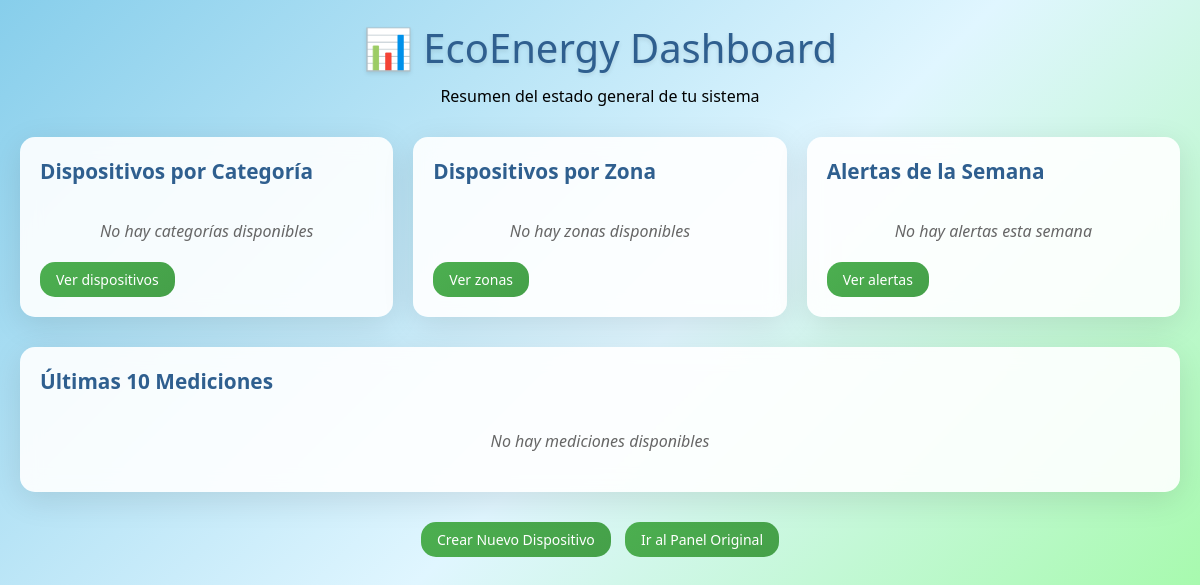
The app's page / (signed in), older data.
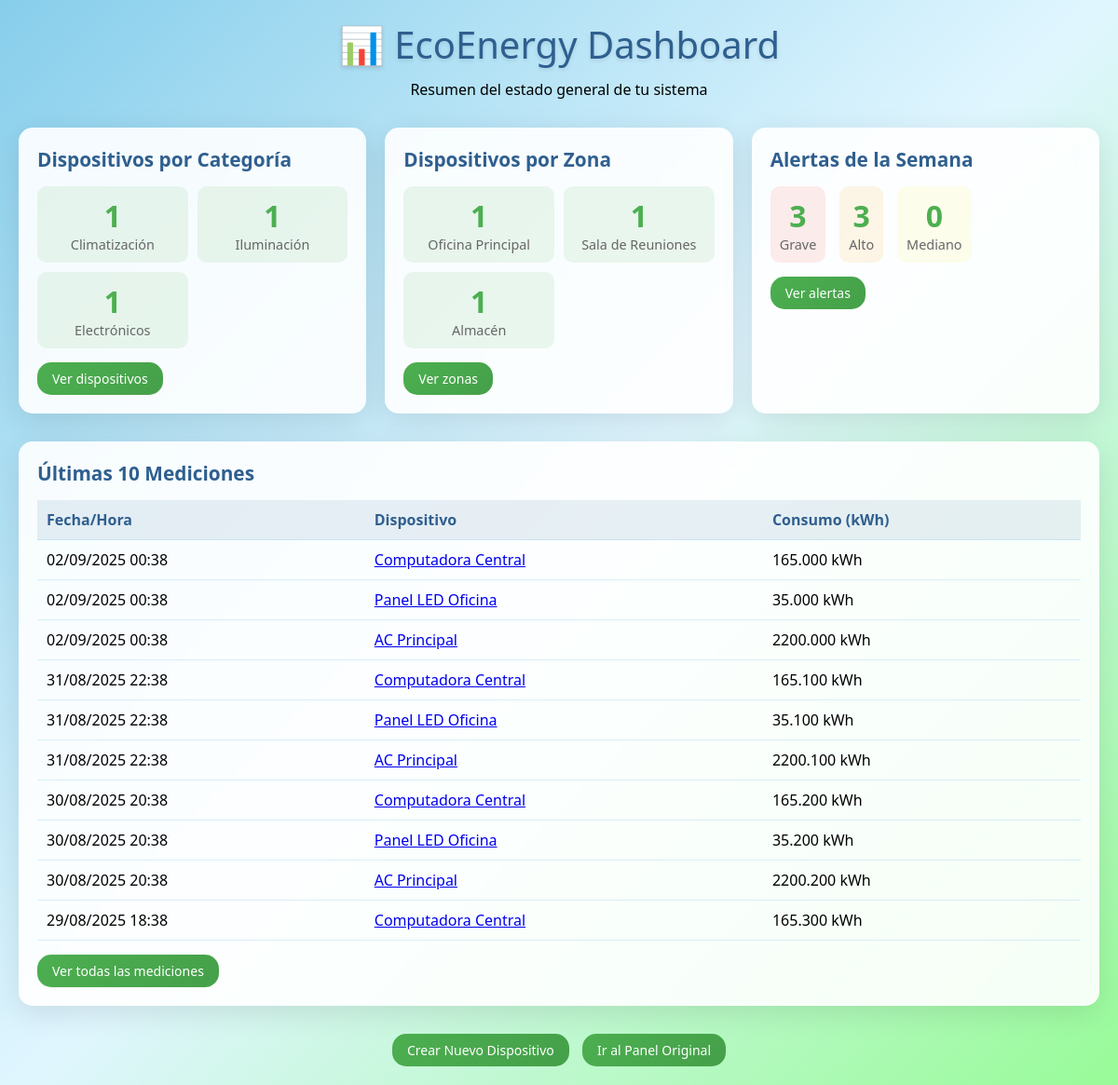
The same page, newer data.
### dispositivos/models.py (models this page shows, shortened)
class Category(models.Model):
    organization = models.ForeignKey(Organization, on_delete=models.CASCADE, related_name='categories')
    name = models.CharField(max_length=100, unique=True)
    description = models.TextField(blank=True, null=True)
    created_at = models.DateTimeField(auto_now_add=True)
    updated_at = models.DateTimeField(auto_now=True)
    deleted_at = models.DateTimeField(null=True, blank=True)
    class Meta:
        verbose_name_plural = "Categories"

class Zone(models.Model):
    organization = models.ForeignKey(Organization, on_delete=models.CASCADE, related_name='zones')
    name = models.CharField(max_length=100, unique=True)
    description = models.TextField(blank=True, null=True)
    location = models.CharField(max_length=200)
    max_capacity = models.DecimalField(max_digits=10, decimal_places=2, help_text="Maximum capacity in kW")
    created_at = models.DateTimeField(auto_now_add=True)
    updated_at = models.DateTimeField(auto_now=True)
    deleted_at = models.DateTimeField(null=True, blank=True)

class Measurement(models.Model):
    organization = models.ForeignKey(Organization, on_delete=models.CASCADE, related_name='measurements')
    device = models.ForeignKey(Device, on_delete=models.CASCADE, related_name='measurements')
    consumption_kwh = models.DecimalField(max_digits=10, decimal_places=3)
    timestamp = models.DateTimeField(default=timezone.now)
    created_at = models.DateTimeField(auto_now_add=True)
    updated_at = models.DateTimeField(auto_now=True)
    deleted_at = models.DateTimeField(null=True, blank=True)
    class Meta:
        verbose_name_plural = "Measurements"
        ordering = ['-timestamp']

class Device(models.Model):
    STATUS_CHOICES = [
        ('active', 'Active'),
        ('inactive', 'Inactive'),
        ('maintenance', 'Under Maintenance'),
    ]
    organization = models.ForeignKey(Organization, on_delete=models.CASCADE, related_name='devices')
    name = models.CharField(max_length=150)
    model = models.CharField(max_length=100)
    power_watts = models.PositiveIntegerField(help_text="Power in watts")
    category = models.ForeignKey(Category, on_delete=models.CASCADE, related_name='devices')
    zone = models.ForeignKey(Zone, on_delete=models.CASCADE, related_name='devices')
    status = models.CharField(max_length=20, choices=STATUS_CHOICES, default='active')
    consumption = models.IntegerField(help_text="Current consumption in watts")
    created_at = models.DateTimeField(auto_now_add=True)
    updated_at = models.DateTimeField(auto_now=True)
    deleted_at = models.DateTimeField(null=True, blank=True)
    class Meta:
        unique_together = ['name', 'zone']

### dispositivos/views.py (the view)
# urls.py: path('', dashboard, name='dashboard'),  # HU1 - Dashboard
@login_required
def dashboard(request):
    organization = get_user_organization(request.user)
    if organization:
        latest_measurements = Measurement.objects.filter(
            organization=organization
        ).select_related('device').order_by('-timestamp')[:10]
        devices_by_category = {}
        categories = Category.objects.filter(organization=organization)
        for category in categories:
            count = Device.objects.filter(category=category, organization=organization).count()
            devices_by_category[category.name] = count
        devices_by_zone = {}
        zones = Zone.objects.filter(organization=organization)
        for zone in zones:
            count = Device.objects.filter(zone=zone, organization=organization).count()
            devices_by_zone[zone.name] = count
        week_ago = timezone.now() - timedelta(days=7)
        alerts_by_severity = {}
        severities = ['Grave', 'Alto', 'Mediano']
        for severity in severities:
            count = Alert.objects.filter(
                organization=organization,
                alert_date__gte=week_ago,
                severity=severity
            ).count()
            alerts_by_severity[severity] = count
    else:
        latest_measurements = []
        devices_by_category = {}
        devices_by_zone = {}
        alerts_by_severity = {}
    context = {
        'latest_measurements': latest_measurements,
        'devices_by_category': devices_by_category,
        'devices_by_zone': devices_by_zone,
        'alerts_by_severity': alerts_by_severity,
    }
    return render(request, "dispositivos/dashboard.html", context)

### dispositivos/views.py (called while the page is built)
def get_user_organization(user):
    try:
        return Organization.objects.get(email=user.email)
    except Organization.DoesNotExist:
        return Organization.objects.first()

### dispositivos/templates/dispositivos/dashboard.html (shortened to what this page needs)
<!DOCTYPE html>
<html lang="es">
  <head>
  </head>
  <body>
    <div class="container">
      <div class="header">
        <h1>📊 EcoEnergy Dashboard</h1>
        <p>Resumen del estado general de tu sistema</p>
      </div>
      <div class="dashboard-grid">
        <div class="card">
          <h3>Dispositivos por Categoría</h3>
          {% if devices_by_category %}
          <div class="stats-grid">
            {% for category, count in devices_by_category.items %}
            <div class="stat-item">
              <div class="stat-number">{{ count }}</div>
              <div class="stat-label">{{ category }}</div>
            </div>
            {% endfor %}
          </div>
          {% else %}
          <div class="empty-state">No hay categorías disponibles</div>
          {% endif %}
          <a href="{% url 'device_list' %}" class="link-button"
            >Ver dispositivos</a
          >
        </div>
        <div class="card">
          <h3>Dispositivos por Zona</h3>
          {% if devices_by_zone %}
          <div class="stats-grid">
            {% for zone, count in devices_by_zone.items %}
            <div class="stat-item">
              <div class="stat-number">{{ count }}</div>
              <div class="stat-label">{{ zone }}</div>
            </div>
            {% endfor %}
          </div>
          {% else %}
          <div class="empty-state">No hay zonas disponibles</div>
          {% endif %}
          <a href="{% url 'device_list' %}" class="link-button">Ver zonas</a>
        </div>
        <div class="card">
          <h3>Alertas de la Semana</h3>
          {% if alerts_by_severity %}
          <div class="alert-severity">
            <div class="stat-item alert-grave">
              <div class="stat-number">{{ alerts_by_severity.Grave }}</div>
              <div class="stat-label">Grave</div>
            </div>
            <div class="stat-item alert-alto">
              <div class="stat-number">{{ alerts_by_severity.Alto }}</div>
              <div class="stat-label">Alto</div>
            </div>
            <div class="stat-item alert-mediano">
              <div class="stat-number">{{ alerts_by_severity.Mediano }}</div>
              <div class="stat-label">Mediano</div>
            </div>
          </div>
          {% else %}
          <div class="empty-state">No hay alertas esta semana</div>
          {% endif %}
          <a href="{% url 'alert_summary' %}" class="link-button"
            >Ver alertas</a
          >
        </div>
      </div>
      <div class="card">
        <h3>Últimas 10 Mediciones</h3>
        {% if latest_measurements %}
        <table class="measurements-table">
          <thead>
            <tr>
              <th>Fecha/Hora</th>
              <th>Dispositivo</th>
              <th>Consumo (kWh)</th>
            </tr>
          </thead>
          <tbody>
            {% for measurement in latest_measurements %}
            <tr>
              <td>{{ measurement.timestamp|date:"d/m/Y H:i" }}</td>
              <td>
                <a href="{% url 'device_detail' measurement.device.id %}">
                  {{ measurement.device.name }}
                </a>
              </td>
              <td>{{ measurement.consumption_kwh }} kWh</td>
            </tr>
            {% endfor %}
          </tbody>
        </table>
        <div style="margin-top: 15px">
          <a href="{% url 'measurement_list' %}" class="link-button"
            >Ver todas las mediciones</a
          >
        </div>
        {% else %}
        <div class="empty-state">No hay mediciones disponibles</div>
        {% endif %}
      </div>
      <div style="text-align: center; margin-top: 30px">
        <a href="{% url 'crear_dispositivo' %}" class="link-button"
          >Crear Nuevo Dispositivo</a
        >
        <a
          href="{% url 'panel' %}"
          class="link-button"
          style="margin-left: 10px"
          >Ir al Panel Original</a
        >
      </div>
    </div>
  </body>
</html>

Row changes from the older to the newer data that the page shows:
added Category: devices_by_category "Climatización"
added Category: devices_by_category "Iluminación"
added Category: devices_by_category "Electrónicos"
added Zone: devices_by_zone "Oficina Principal"
added Zone: devices_by_zone "Sala de Reuniones"
added Zone: devices_by_zone "Almacén"
added Measurement: timestamp "02/09/2025 00:38", device.name "Computadora Central", consumption_kwh "165.000"
added Measurement: timestamp "02/09/2025 00:38", device.name "Panel LED Oficina", consumption_kwh "35.000"
added Measurement: timestamp "02/09/2025 00:38", device.name "AC Principal", consumption_kwh "2200.000"
added Measurement: timestamp "31/08/2025 22:38", device.name "Computadora Central", consumption_kwh "165.100"
added Measurement: timestamp "31/08/2025 22:38", device.name "Panel LED Oficina", consumption_kwh "35.100"
added Measurement: timestamp "31/08/2025 22:38", device.name "AC Principal", consumption_kwh "2200.100"
added Measurement: timestamp "30/08/2025 20:38", device.name "Computadora Central", consumption_kwh "165.200"
added Measurement: timestamp "30/08/2025 20:38", device.name "Panel LED Oficina", consumption_kwh "35.200"
added Measurement: timestamp "30/08/2025 20:38", device.name "AC Principal", consumption_kwh "2200.200"
added Measurement: timestamp "29/08/2025 18:38", device.name "Computadora Central", consumption_kwh "165.300"
Text that changed along with them:
{{ alerts_by_severity.Grave }}: (not shown) → "3"
{{ alerts_by_severity.Alto }}: (not shown) → "3"
{{ alerts_by_severity.Mediano }}: (not shown) → "0"
new list line: "1"
text no longer shown: "No hay categorías disponibles No hay zonas disponibles No hay alertas esta semana No hay mediciones disponibles"
text now shown: "Grave Alto Mediano Fecha/Hora Dispositivo Consumo (kWh) Ver todas las mediciones"
